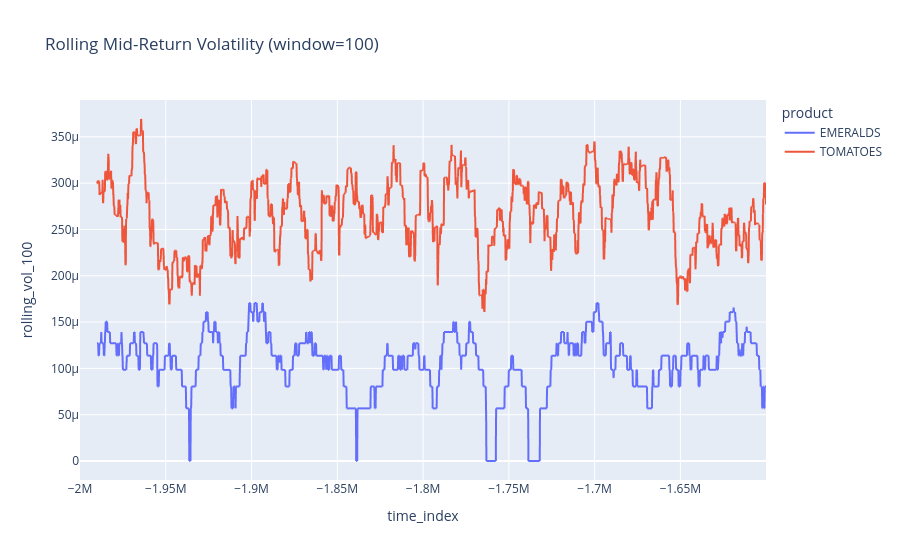

Notebook code for this chart:
### Code cell
vol_sample = df.groupby('product', as_index=False, group_keys=False).head(4000)
fig_vol = px.line(
    vol_sample,
    x='time_index',
    y='rolling_vol_100',
    color='product',
    title='Rolling Mid-Return Volatility (window=100)',
)
fig_vol.show()

### Figure 1 — Plotly figure (JSON) as saved in the notebook; plotly's stock layout.template omitted (floating-point values rounded to 4 significant figures; data arrays with more than 128 entries replaced by an {"elided": "..."} marker saying what was removed)
{"data": [{"hovertemplate": "product=EMERALDS<br>time_index=%{x}<br>rolling_vol_100=%{y}<extra></extra>", "legendgroup": "EMERALDS", "line": {"color": "#636efa", "dash": "solid"}, "marker": {"symbol": "circle"}, "mode": "lines", "name": "EMERALDS", "showlegend": true, "x": {"elided": "4000 int values"}, "xaxis": "x", "y": {"elided": "4000 float values"}, "yaxis": "y", "type": "scattergl"}, {"hovertemplate": "product=TOMATOES<br>time_index=%{x}<br>rolling_vol_100=%{y}<extra></extra>", "legendgroup": "TOMATOES", "line": {"color": "#EF553B", "dash": "solid"}, "marker": {"symbol": "circle"}, "mode": "lines", "name": "TOMATOES", "showlegend": true, "x": {"elided": "4000 int values"}, "xaxis": "x", "y": {"elided": "4000 float values"}, "yaxis": "y", "type": "scattergl"}], "layout": {"xaxis": {"anchor": "y", "domain": [0.0, 1.0], "title": {"text": "time_index"}}, "yaxis": {"anchor": "x", "domain": [0.0, 1.0], "title": {"text": "rolling_vol_100"}}, "legend": {"title": {"text": "product"}, "tracegroupgap": 0}, "title": {"text": "Rolling Mid-Return Volatility (window=100)"}}}
